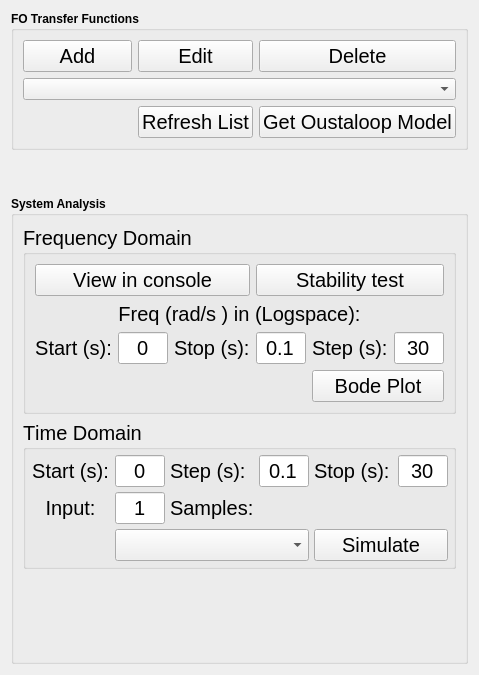
      <widget class="QWidget" name="tab_fotf_viewer">
       <attribute name="title">
        <string>FOTF Viewer</string>
       </attribute>
       <layout class="QVBoxLayout" name="verticalLayout_2">
        <item>
         <widget class="QGroupBox" name="groupBox_4">
          <property name="minimumSize">
           <size>
            <width>0</width>
            <height>0</height>
           </size>
          </property>
          <property name="maximumSize">
           <size>
            <width>16777215</width>
            <height>16777215</height>
           </size>
          </property>
          <property name="font">
           <font>
            <weight>75</weight>
            <italic>false</italic>
            <bold>true</bold>
           </font>
          </property>
          <property name="title">
           <string>FO Transfer Functions</string>
          </property>
          <layout class="QGridLayout" name="gridLayout_5">
           <item row="0" column="0">
            <widget class="QPushButton" name="pushButton_3">
             <property name="font">
              <font>
               <pointsize>15</pointsize>
               <weight>50</weight>
               <bold>false</bold>
               <kerning>false</kerning>
              </font>
             </property>
             <property name="text">
              <string>Add</string>
             </property>
            </widget>
           </item>
           <item row="0" column="1">
            <widget class="QPushButton" name="pushButton_4">
             <property name="font">
              <font>
               <pointsize>15</pointsize>
               <weight>50</weight>
               <bold>false</bold>
               <kerning>false</kerning>
              </font>
             </property>
             <property name="text">
              <string>Edit</string>
             </property>
            </widget>
           </item>
           <item row="0" column="2">
            <widget class="QPushButton" name="pushButton_6">
             <property name="font">
              <font>
               <pointsize>15</pointsize>
               <weight>50</weight>
               <bold>false</bold>
               <kerning>false</kerning>
              </font>
             </property>
             <property name="text">
              <string>Delete</string>
             </property>
            </widget>
           </item>
           <item row="2" column="0" colspan="3">
            <widget class="QComboBox" name="comboBox"/>
           </item>
           <item row="3" column="2">
            <widget class="QPushButton" name="pushButton_7">
             <property name="font">
              <font>
               <pointsize>15</pointsize>
               <weight>50</weight>
               <bold>false</bold>
               <kerning>false</kerning>
              </font>
             </property>
             <property name="text">
              <string>Get Oustaloop Model</string>
             </property>
            </widget>
           </item>
           <item row="3" column="1">
            <widget class="QPushButton" name="bottonBode_2">
             <property name="font">
              <font>
               <pointsize>15</pointsize>
               <weight>50</weight>
               <bold>false</bold>
              </font>
             </property>
             <property name="text">
              <string>Refresh List</string>
             </property>
            </widget>
           </item>
          </layout>
         </widget>
        </item>
        <item>
         <spacer name="verticalSpacer">
          <property name="orientation">
           <enum>Qt::Vertical</enum>
          </property>
          <property name="sizeType">
           <enum>QSizePolicy::Expanding</enum>
          </property>
          <property name="sizeHint" stdset="0">
           <size>
            <width>20</width>
            <height>40</height>
           </size>
          </property>
         </spacer>
        </item>
        <item>
         <widget class="QGroupBox" name="groupBox_3">
          <property name="minimumSize">
           <size>
            <width>395</width>
            <height>468</height>
           </size>
          </property>
          <property name="maximumSize">
           <size>
            <width>16777215</width>
            <height>16777215</height>
           </size>
          </property>
          <property name="font">
           <font>
            <weight>75</weight>
            <bold>true</bold>
           </font>
          </property>
          <property name="title">
           <string>System Analysis</string>
          </property>
          <layout class="QVBoxLayout" name="verticalLayout">
           <item>
            <widget class="QGroupBox" name="groupBox_Freq">
             <property name="font">
              <font>
               <pointsize>15</pointsize>
               <weight>50</weight>
               <italic>false</italic>
               <bold>false</bold>
               <kerning>false</kerning>
              </font>
             </property>
             <property name="title">
              <string>Frequency Domain</string>
             </property>
             <layout class="QGridLayout" name="gridLayout">
              <item row="0" column="3" colspan="3">
               <widget class="QPushButton" name="pushButton_2">
                <property name="font">
                 <font>
                  <pointsize>15</pointsize>
                  <weight>50</weight>
                  <bold>false</bold>
                 </font>
                </property>
                <property name="text">
                 <string>Stability test</string>
                </property>
               </widget>
              </item>
              <item row="2" column="0">
               <widget class="QLabel" name="label_19">
                <property name="text">
                 <string>Start (s):</string>
                </property>
                <property name="alignment">
                 <set>Qt::AlignCenter</set>
                </property>
               </widget>
              </item>
              <item row="2" column="1">
               <widget class="QLineEdit" name="lineEdit_14">
                <property name="maximumSize">
                 <size>
                  <width>50</width>
                  <height>16777215</height>
                 </size>
                </property>
                <property name="font">
                 <font>
                  <pointsize>15</pointsize>
                  <weight>50</weight>
                  <bold>false</bold>
                 </font>
                </property>
                <property name="text">
                 <string>0</string>
                </property>
                <property name="alignment">
                 <set>Qt::AlignCenter</set>
                </property>
               </widget>
              </item>
              <item row="2" column="2">
               <widget class="QLabel" name="label_21">
                <property name="text">
                 <string>Stop (s):</string>
                </property>
               </widget>
              </item>
              <item row="2" column="3">
               <widget class="QLineEdit" name="lineEdit_15">
                <property name="maximumSize">
                 <size>
                  <width>50</width>
                  <height>16777215</height>
                 </size>
                </property>
                <property name="font">
                 <font>
                  <pointsize>15</pointsize>
                  <weight>50</weight>
                  <bold>false</bold>
                 </font>
                </property>
                <property name="text">
                 <string>0.1</string>
                </property>
                <property name="alignment">
                 <set>Qt::AlignCenter</set>
                </property>
               </widget>
              </item>
              <item row="3" column="4" colspan="2">
               <widget class="QPushButton" name="bottonBode">
                <property name="font">
                 <font>
                  <pointsize>15</pointsize>
                  <weight>50</weight>
                  <bold>false</bold>
                 </font>
                </property>
                <property name="text">
                 <string>Bode Plot</string>
                </property>
               </widget>
              </item>
              <item row="2" column="4">
               <widget class="QLabel" name="label_20">
                <property name="text">
                 <string>Step (s):</string>
                </property>
               </widget>
              </item>
              <item row="2" column="5">
               <widget class="QLineEdit" name="lineEdit_16">
                <property name="maximumSize">
                 <size>
                  <width>50</width>
                  <height>16777215</height>
                 </size>
                </property>
                <property name="font">
                 <font>
                  <pointsize>15</pointsize>
                  <weight>50</weight>
                  <bold>false</bold>
                 </font>
                </property>
                <property name="text">
                 <string>30</string>
                </property>
                <property name="alignment">
                 <set>Qt::AlignCenter</set>
                </property>
               </widget>
              </item>
              <item row="0" column="0" colspan="3">
               <widget class="QPushButton" name="pushButton">
                <property name="font">
                 <font>
                  <pointsize>15</pointsize>
                  <weight>50</weight>
                  <bold>false</bold>
                 </font>
                </property>
                <property name="text">
                 <string>View in console</string>
                </property>
               </widget>
              </item>
              <item row="1" column="0" colspan="6">
               <widget class="QLabel" name="label_25">
                <property name="sizePolicy">
                 <sizepolicy hsizetype="Preferred" vsizetype="Preferred">
                  <horstretch>0</horstretch>
                  <verstretch>0</verstretch>
                 </sizepolicy>
                </property>
                <property name="minimumSize">
                 <size>
                  <width>246</width>
                  <height>0</height>
                 </size>
                </property>
                <property name="text">
                 <string>Freq (rad/s ) in (Logspace):</string>
                </property>
                <property name="alignment">
                 <set>Qt::AlignCenter</set>
                </property>
               </widget>
              </item>
             </layout>
            </widget>
           </item>
           <item>
            <widget class="QGroupBox" name="groupBox">
             <property name="font">
              <font>
               <pointsize>15</pointsize>
               <weight>50</weight>
               <italic>false</italic>
               <bold>false</bold>
               <underline>false</underline>
               <kerning>false</kerning>
              </font>
             </property>
             <property name="title">
              <string>Time Domain</string>
             </property>
             <layout class="QGridLayout" name="gridLayout_2">
              <property name="leftMargin">
               <number>5</number>
              </property>
              <property name="topMargin">
               <number>5</number>
              </property>
              <property name="rightMargin">
               <number>5</number>
              </property>
              <property name="bottomMargin">
               <number>5</number>
              </property>
              <property name="spacing">
               <number>5</number>
              </property>
              <item row="0" column="0">
               <widget class="QLabel" name="label_16">
                <property name="text">
                 <string>Start (s):</string>
                </property>
                <property name="alignment">
                 <set>Qt::AlignCenter</set>
                </property>
               </widget>
              </item>
              <item row="0" column="1">
               <widget class="QLineEdit" name="lineEdit">
                <property name="maximumSize">
                 <size>
                  <width>50</width>
                  <height>16777215</height>
                 </size>
                </property>
                <property name="font">
                 <font>
                  <pointsize>15</pointsize>
                  <weight>50</weight>
                  <bold>false</bold>
                 </font>
                </property>
                <property name="text">
                 <string>0</string>
                </property>
                <property name="alignment">
                 <set>Qt::AlignCenter</set>
                </property>
               </widget>
              </item>
              <item row="0" column="2">
               <widget class="QLabel" name="label_17">
                <property name="text">
                 <string>Step (s):</string>
                </property>
               </widget>
              </item>
              <item row="0" column="3">
               <widget class="QLineEdit" name="lineEdit_13">
                <property name="maximumSize">
                 <size>
                  <width>50</width>
                  <height>16777215</height>
                 </size>
                </property>
                <property name="font">
                 <font>
                  <pointsize>15</pointsize>
                  <weight>50</weight>
                  <bold>false</bold>
                 </font>
                </property>
                <property name="text">
                 <string>0.1</string>
                </property>
                <property name="alignment">
                 <set>Qt::AlignCenter</set>
                </property>
               </widget>
              </item>
              <item row="0" column="4">
               <widget class="QLabel" name="label_18">
                <property name="text">
                 <string>Stop (s):</string>
                </property>
               </widget>
              </item>
              <item row="0" column="5">
               <widget class="QLineEdit" name="lineEdit_12">
                <property name="maximumSize">
                 <size>
                  <width>50</width>
                  <height>16777215</height>
                 </size>
                </property>
                <property name="font">
                 <font>
                  <pointsize>15</pointsize>
                  <weight>50</weight>
                  <bold>false</bold>
                 </font>
                </property>
                <property name="text">
                 <string>30</string>
                </property>
                <property name="alignment">
                 <set>Qt::AlignCenter</set>
                </property>
               </widget>
              </item>
              <item row="1" column="1">
               <widget class="QLineEdit" name="lineEdit_2">
                <property name="maximumSize">
                 <size>
                  <width>50</width>
                  <height>16777215</height>
                 </size>
                </property>
                <property name="font">
                 <font>
                  <pointsize>15</pointsize>
                  <weight>50</weight>
                  <bold>false</bold>
                 </font>
                </property>
                <property name="text">
                 <string>1</string>
                </property>
                <property name="alignment">
                 <set>Qt::AlignCenter</set>
                </property>
               </widget>
              </item>
              <item row="1" column="2">
               <widget class="QLabel" name="label_11">
                <property name="text">
                 <string>Samples:</string>
                </property>
               </widget>
              </item>
              <item row="1" column="3" colspan="3">
               <widget class="QLabel" name="label_14">
                <property name="text">
                 <string/>
                </property>
               </widget>
              </item>
              <item row="2" column="4" colspan="2">
               <widget class="QPushButton" name="buttonsimulate">
                <property name="font">
                 <font>
                  <pointsize>15</pointsize>
                  <weight>50</weight>
                  <bold>false</bold>
                 </font>
                </property>
                <property name="text">
                 <string>Simulate</string>
                </property>
               </widget>
              </item>
              <item row="2" column="1" colspan="3">
               <widget class="QComboBox" name="comboBoxtimeType">
                <property name="font">
                 <font>
                  <pointsize>15</pointsize>
                  <weight>50</weight>
                  <bold>false</bold>
                 </font>
                </property>
                <property name="editable">
                 <bool>false</bool>
                </property>
                <property name="currentText">
                 <string/>
                </property>
                <property name="currentIndex">
                 <number>-1</number>
                </property>
                <property name="maxVisibleItems">
                 <number>2</number>
                </property>
                <property name="modelColumn">
                 <number>0</number>
                </property>
               </widget>
              </item>
              <item row="1" column="0">
               <widget class="QLabel" name="label_22">
                <property name="text">
                 <string>Input:</string>
                </property>
                <property name="alignment">
                 <set>Qt::AlignCenter</set>
                </property>
               </widget>
              </item>
             </layout>
            </widget>
           </item>
           <item>
            <spacer name="verticalSpacer_2">
             <property name="orientation">
              <enum>Qt::Vertical</enum>
             </property>
             <property name="sizeHint" stdset="0">
              <size>
               <width>20</width>
               <height>40</height>
              </size>
             </property>
            </spacer>
           </item>
          </layout>
         </widget>
        </item>
       </layout>
      </widget>
